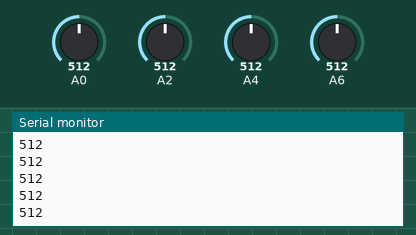
A sketch run on a simulated Arduino Nano, built with avr-gcc and run on an emulated ATmega328P. Parts: the last lines printed to the serial monitor. The inputs (shaded band) are chosen by the test bench; at power-on: A0 = 512, A6 = 512, A4 = 512, A2 = 512.

Above: at 1.2 s.
1.3 s: A0 set to 716
At 1.31 s:
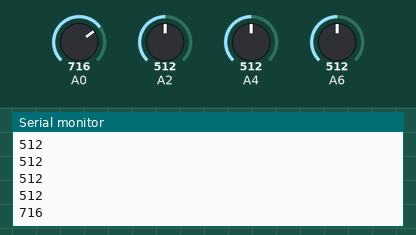
2.8 s: A6 set to 306
At 2.81 s:
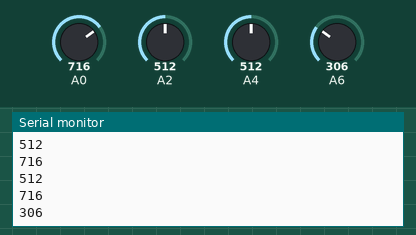
4.3 s: A0 set to 900
At 4.42 s:
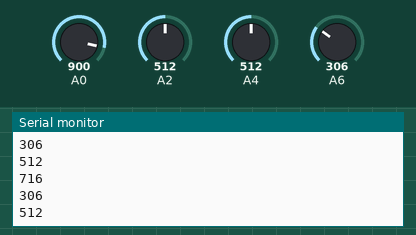
5.8 s: A4 set to 992
At 5.82 s:
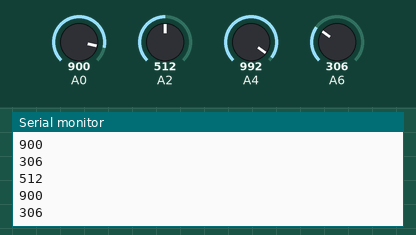
7.3 s: A6 set to 30
At 7.33 s:
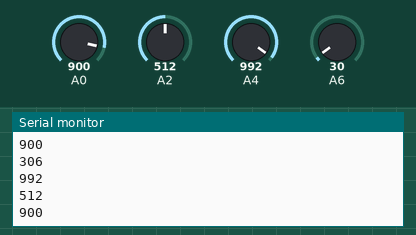
Timing chart, 0 to 9.8 s (numbered marks = the images above; inputs shaded):
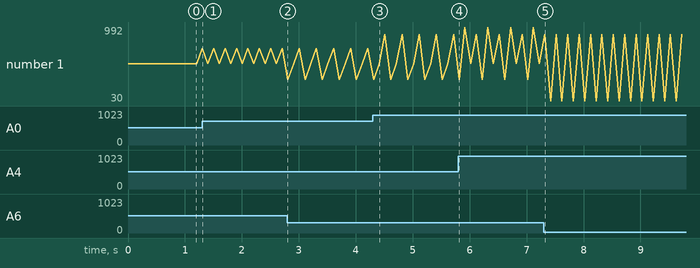

The sketch:

sketch_nov01a.ino
```cpp
// const int po = 2;
int pi = A7;


void setup() {
  // put your setup code here, to run once:
  pinMode(pi,INPUT);
Serial.begin(9600);
//digitalWrite(po,HIGH);
}

void loop() {
  // put your main code here, to run repeatedly:
pi = analogRead(pi);
Serial.println(pi);
delay(100);
}
```

Measured:
- after the input at 1.3 s, the serial monitor: prints a new line at once (image 1)
- after the input at 2.8 s, the serial monitor: prints a new line at once (image 2)
- plotted number 1: 512 → 716 after the input at 1.3 s, 716 → 900 after the input at 4.3 s
